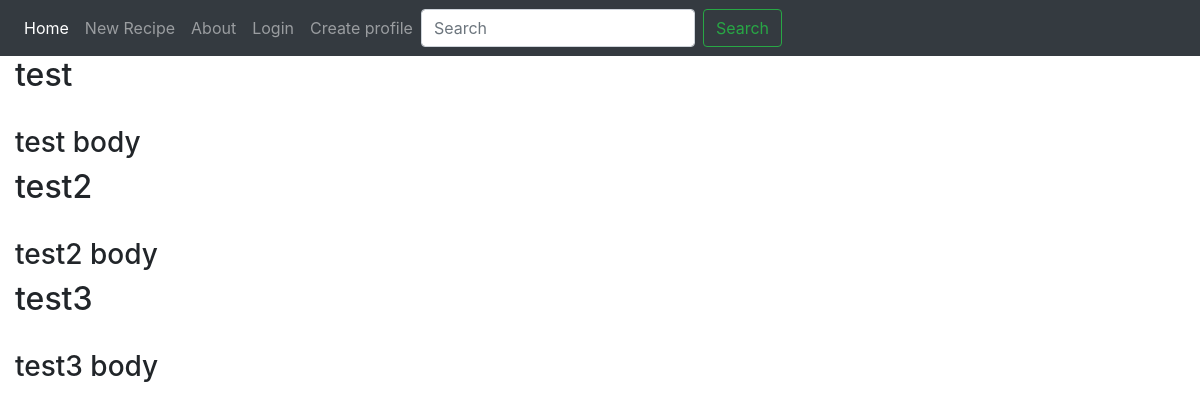
The app's page /, older data.
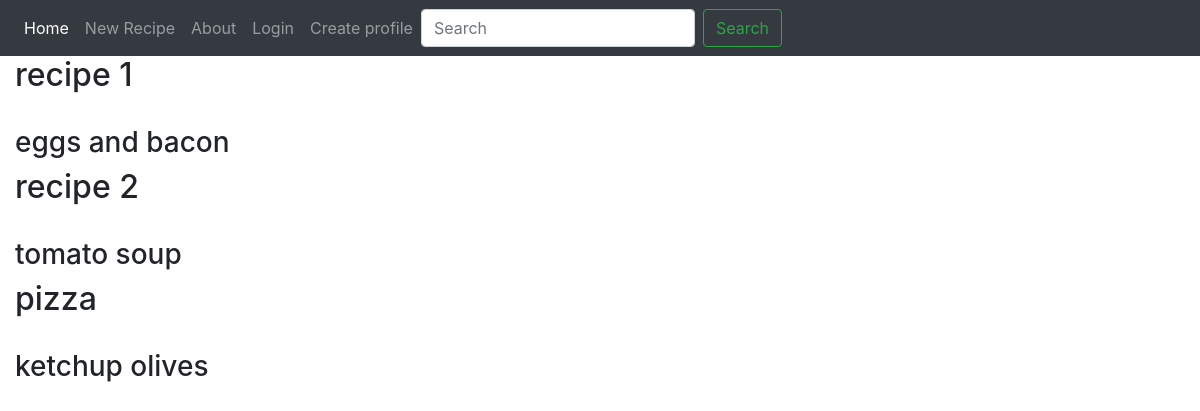
The same page, newer data.
### cookbook_app/models.py (models this page shows)
class Recipe(models.Model):
    name = models.CharField(max_length=100)
    body = models.TextField()
    date_posted = models.DateTimeField(default=timezone.now)
    image = models.FileField(null=True, blank=True)

### cookbook_app/views.py (the view)
# urls.py: path('', views.base, name='cookbook-app-base'),
def base(request):
    context = {}
    query = request.GET.get("q", None)
    recipes = Recipe.objects.all()
    if query is not None:
        recipes = recipes.filter(Q(body__icontains=query) |
                                 Q(name__icontains=query))
    context['recipes'] = recipes
    return render(request, 'base.html', context)

### cookbook_app/templates/base.html (shortened to what this page needs)
{% load static %}
<!DOCTYPE html>
<html lang="en">
<head>
    <link rel="stylesheet" href="https://stackpath.bootstrapcdn.com/bootstrap/4.4.1/css/bootstrap.min.css">
</head>
<body>
    <nav class="navbar navbar-expand-sm bg-dark navbar-dark">
        <ul class="navbar-nav">
          <li class="nav-item active">
            <a class="nav-link" href="/">Home</a>
          </li>
          <li class="nav-item">
            <a class="nav-link" href="{% url 'cookbook_app-new_recipe' %}">New Recipe</a>
          </li>
          <li class="nav-item">
            <a class="nav-link" href="{% url 'cookbook_app-about' %}">About</a>
          </li>
          {% if user.is_authenticated %}
          <li>
            <a class="nav-item nav-link" href="{% url 'profile' %}">Profile</a>
          </li>
          <li>
             <a class="nav-item nav-link" href="{% url 'logout' %}">Logout</a>
          </li>
            {% else %}
            <li>
              <a class="nav-item nav-link" href="{% url 'login' %}">Login</a>
            </li>
            <li class="nav-item">
            <a class="nav-link" href="{% url 'register' %}">Create profile</a>
          </li>
              {% endif %}
        </ul>
        <div class="search_box">
         <form class="form-inline my-2 my-lg-0" method="GET">
          <input class="form-control mr-sm-2" type="search" placeholder="Search" aria-label="Search" name="q" id="id_q" >
          <button class="btn btn-outline-success my-2 my-sm-0" type="submit">Search</button>
        </form>
        </div>
      </nav>
      {% block content %}
      <div class="col-sm-6 col-sm-offset-3">
      {% for recipe in recipes %}
      <div class="media content-section">
        <div class="media-body">
          <div class="article-metadata">
            <h2>{{ recipe.name }}</h2>
            {% if recipe.image %}
            <h3>{{ recipe.body }}</h3>
          </div>
        </div>
      </div >
            {% endif %}
      {% endfor %}
      </div>
      {% endblock %}
</body>
</html>

Row changes from the older to the newer data that the page shows:
removed Recipe: name "test", body "test body"
removed Recipe: name "test2", body "test2 body"
removed Recipe: name "test3", body "test3 body"
added Recipe: name "recipe 1", body "eggs and bacon"
added Recipe: name "recipe 2", body "tomato soup"
added Recipe: name "pizza", body "ketchup olives"
